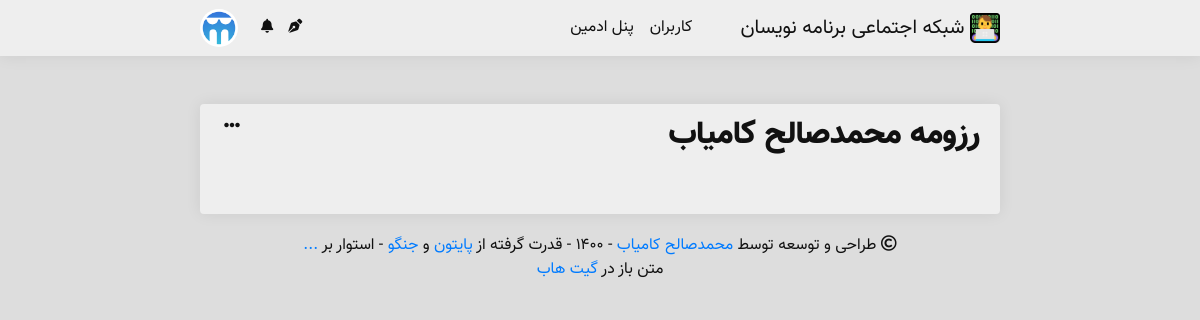
/user/mskf1383/rezome/ (signed in), run on an earlier commit of the app's database.
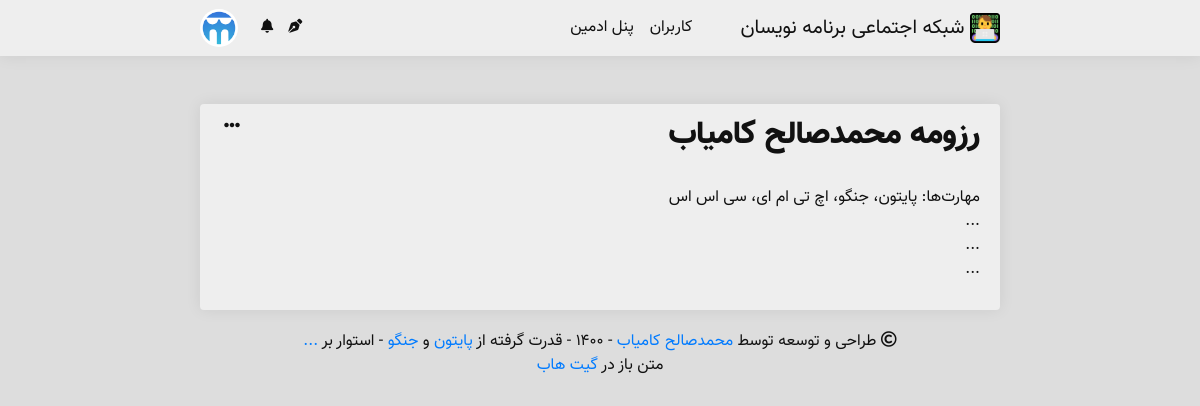
And on a later commit of the database.
### main/models.py (models this page shows, shortened)
class Person(models.Model):
    YEARS = []
    for year in range(1330, 1395):
        YEARS.append((str(year), str(year)),)
    YEARS = tuple(YEARS)
    username = models.CharField(max_length = 50, verbose_name = 'نام کاربری')
    avatar = models.ImageField(upload_to = 'avatars/', blank = True, verbose_name = 'آواتار')
    name = models.CharField(max_length = 50, verbose_name = 'نام')
    public_email = models.CharField(max_length = 100, null = True, blank = True, verbose_name = 'پست الکترونیک')
    mobile = models.CharField(max_length = 11, null = True, blank = True, verbose_name = 'شماره تماس')
    description = models.CharField(max_length = 200, null = True, blank = True, verbose_name = 'توضیحات')
    year_of_born = models.CharField(max_length = 4, choices = YEARS, null = True, blank = True, verbose_name = 'سال تولد')
    gender = models.CharField(max_length = 10, null = True, blank = True, verbose_name = 'جنسیت')
    join_time = jmodels.jDateTimeField(default = timezone.now, verbose_name = 'زمان عضویت')
    work = models.CharField(max_length = 50, null = True, blank = True, verbose_name = 'تخصص')
    skills = models.ManyToManyField('Skill', blank = True, verbose_name = 'مهارت‌ها')
    rezome = models.TextField(null = True, blank = True, default = '', verbose_name = 'رزومه')
    likes = models.ManyToManyField('Post', blank = True, verbose_name = 'لایک‌ها')
    viewed_posts = models.ManyToManyField('Post', related_name = 'views_post', blank = True, verbose_name = 'مطالب مشاهده شده')
    following = models.ManyToManyField('Person', blank = True, verbose_name = 'دنبال شوندگان')
    len_following = models.CharField(max_length = 10, default = 0, verbose_name = 'تعداد دنبال شوندگان')
    followers = models.ManyToManyField('Person', related_name = 'folllowers', blank = True, verbose_name = 'دنبال کنندگان')
    len_followers = models.CharField(max_length = 10, default = 0, verbose_name = 'تعداد دنبال کنندگان')
    github = models.URLField(null = True, blank = True, verbose_name = 'گیت‌هاب')
    gitlab = models.URLField(null = True, blank = True, verbose_name = 'گیت‌لب')
    stackowerflow = models.URLField(null = True, blank = True, verbose_name = 'استک اورفلو')
    linkedin = models.URLField(null = True, blank = True, verbose_name = 'لینکدین')
    dev = models.URLField(null = True, blank = True, verbose_name = 'جامعه دِو')
    website = models.URLField(null = True, blank = True, verbose_name = 'وبسایت')
    class Meta:
        verbose_name = 'فرد'
        verbose_name_plural = 'افراد'

### persons/views.py (the view)
# urls.py: path('<str:username>/rezome/', views.rezome_detail, name = 'rezome_detail'),
def rezome_detail(request, username):
    person = Person.objects.get(username = username)
    context = {
        'person': person,
    }
    mskf.add_notification_availability_to_context(request, context)
    mskf.add_authenticated_user_to_context(request, context)
    return render(request, 'person/rezome/detail.html', context)

### main/functions.py (called while the page is built)
    def add_notification_availability_to_context(request, context):
        if request.user.is_authenticated:
            person = Person.objects.get(username=request.user.username)
            notification = Notification.objects.filter(
                givver=person,
                done=False)
            new_notif = False
            if len(notification) > 0:
                new_notif = True
            context['new_notif'] = new_notif
            context['notif_len'] = len(notification)

    def add_authenticated_user_to_context(request, context):
        if request.user.is_authenticated:
            authenticated_user = Person.objects.get(username=request.user.username)
            context['authenticated_user'] = authenticated_user

### media/template/person/rezome/detail.html (shortened to what this page needs)
{% extends 'main.html' %}
{% block body %}
    <div class="body  border-gray">
        {% if user.is_authenticated %}
            {% if user.username == person.username %}
                <div class="dropdown">
                    <a class="text-muted" type="button">
                        <p class="options"><i class="options fas fa-ellipsis-h"></i></p>
                    </a>
                </div>
            {% endif %}
        {% endif %}
        <h2>رزومه {{ person.name }}</h2><br/>
        <p>{{ person.rezome | safe }}</p>
    </div>
{% endblock %}

### media/template/partials/navigation.html (shortened to what this page needs)
{% load static %}
<nav class="navbar navbar-expand-lg navbar-light  border-gray">
    <div class="wrp">
    <a class="navbar-brand" href="{% url 'index' %}">
        <img src="{% static 'img/programmers-social_logo.svg' %}" width="30" height="30" class="programmers-social_logo d-inline-block align-top" alt="شبکه اجتماعی برنامه نویسان" loading="lazy">
        شبکه اجتماعی برنامه نویسان
    </a>
    <div class="collapse navbar-collapse" id="navbarText">
        <ul class="navbar-nav mr-auto">
            <li class="nav-item">
                <a class="nav-link" href="{% url 'person:all_persons' 1 %}">کاربران</a>
            </li>
            {% if perms.admin %}
                <li class="nav-item">
                    <a class="nav-link" href="/admin/">پنل ادمین</a>
                </li>
            {% endif %}
        </ul>
    </div>
    <form class="form-inline">
        {% if user.is_authenticated %}
        <div class="tooltip" style="margin-left: 15px;">
            <a class="notification my-2" href="{% url 'person:post:new_post' %}"><i class="fas fa-pen-nib"></i></a>
        </div>
            <a href="{% url 'person:profile_detail' user.username %}">
                {% if new_notif %}
                    <div class="tooltip" style="margin-left: 15px;">
                        <a class="notification" href="{% url 'person:new_notifications' %}"><i class="fas fa-bell animated infinite flash"></i></a>
                        <span class="tooltiptext">{{ notif_len }} پیام جدید!</span>
                    </div>
                {% else %}
                    <div class="tooltip" style="margin-left: 15px;">
                        <a class="notification" href="{% url 'person:all_notifications' 1 %}"><i class="fas fa-bell"></i></a>
                    </div>
                {% endif %}
            </a>
            <div class="dropdown">
                <a>
                    {% if authenticated_user.avatar.url != None %}
                        <img class="avatar mr-sm-2" type="button" src="{{ authenticated_user.avatar.url }}" width="38px" height="38px">
                    {% else %}
                        <img class="avatar mr-sm-2" type="button" src="/media/avatars/default_avatar.png/" width="38px" height="38px">
                    {% endif %}
                </a>
            </div>
        {% endif %}
    </form></div>
</nav>
<br/><br/>

What changed in the data, as far as the page shows it:
changed Person "محمدصالح کامیاب": rezome (not shown) → "مهارت‌ها: پایتون، جنگو، اچ تی ام ای، سی اس اس ... ... ..."
